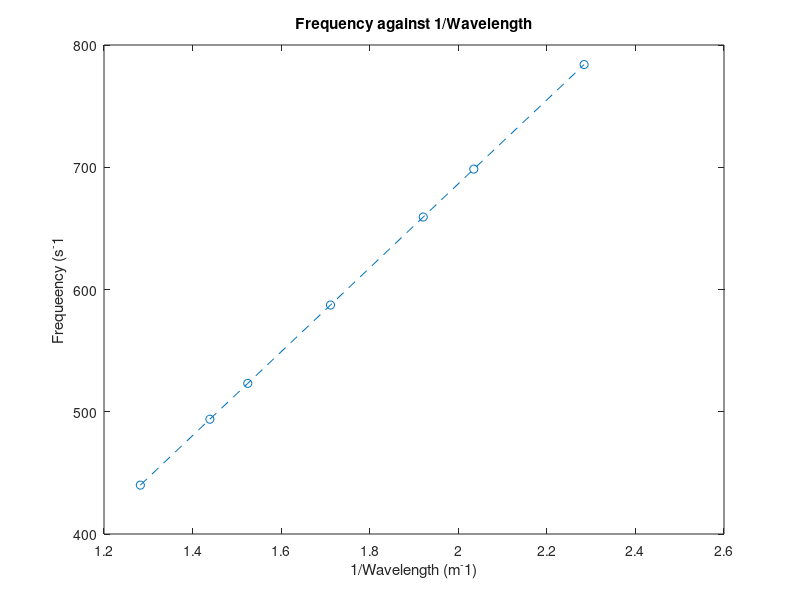

Here is the MATLAB script that generated this plot:
 
 [A, B, C, D, E, F, G] = deal(0.7800, 0.6949, 0.6559, 0.5843, 0.5206, 0.4914, 0.4378)
 pitches = [A, B, C, D, E, F, G];
 
 
 frequency = [440.0, 493.9, 523.2, 587.3, 659.3, 698.5, 784.0];
 
 wavelength = 1 ./ pitches;
 
 plot(wavelength, frequency,'--o');
 
 title('Frequency against 1/Wavelength')
 xlabel('1/Wavelength (m^-1)'); 
 ylabel('Frequeency (s^-1');
 
 
 